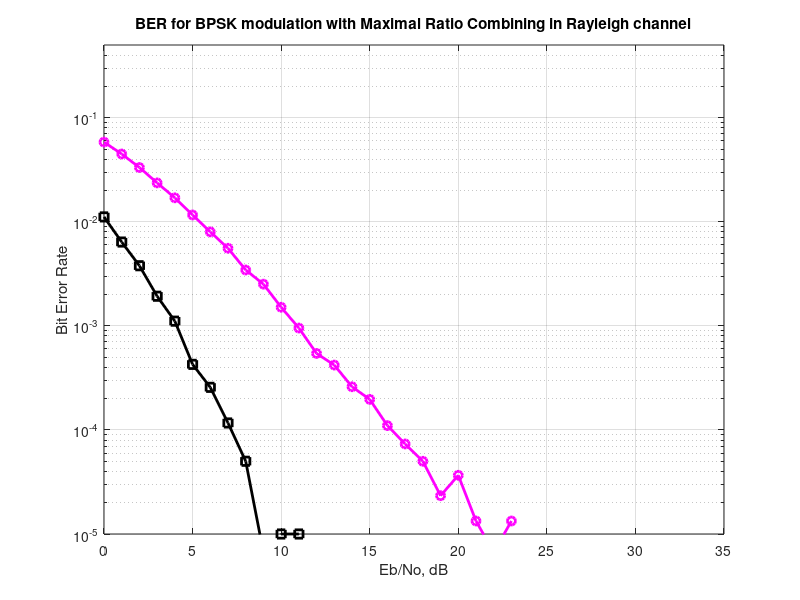

The MATLAB script that drew this image:
clear
N = 3* 10^5; % number of bits or symbols

% Transmitter
ip = rand(1,N)>0.5; % generating 0,1 with equal probability
s = 2*ip-1; % BPSK modulation 0 -> -1; 1 -> 0

nRx =  [2 4];
Eb_N0_dB = [0:35]; % multiple Eb/N0 values

for jj = 1:length(nRx)

    for ii = 1:length(Eb_N0_dB)

        n = 1/sqrt(2)*[randn(nRx(jj),N) + j*randn(nRx(jj),N)]; % white gaussian noise, 0dB variance
        h = 1/sqrt(2)*[randn(nRx(jj),N) + j*randn(nRx(jj),N)]; % Rayleigh channel

        % Channel and noise Noise addition
        sD = kron(ones(nRx(jj),1),s);
        y = h.*sD + 10^(-Eb_N0_dB(ii)/20)*n;

        % equalization maximal ratio combining 
        yHat =  sum(conj(h).*y,1)./sum(h.*conj(h),1); 

        % receiver - hard decision decoding
        ipHat = real(yHat)>0;

        % counting the errors
        nErr(jj,ii) = size(find([ip- ipHat]),2);

    end

end

simBer = nErr/N; % simulated ber
EbN0Lin = 10.^(Eb_N0_dB/10);
theoryBer_nRx1 = 0.5.*(1-1*(1+1./EbN0Lin).^(-0.5)); 
p = 1/2 - 1/2*(1+1./EbN0Lin).^(-1/2);
theoryBer_nRx2 = p.^2.*(1+2*(1-p)); 

close all
figure
% semilogy(Eb_N0_dB,theoryBer_nRx1,'bp-','LineWidth',2);

semilogy(Eb_N0_dB,simBer(1,:),'mo-','LineWidth',2);
hold on
% semilogy(Eb_N0_dB,theoryBer_nRx2,'rd-','LineWidth',2);
semilogy(Eb_N0_dB,simBer(2,:),'ks-','LineWidth',2);
axis([0 35 10^-5 0.5])
grid on
% legend('nRx=1 (sim)', 'nRx=2 (sim)');
xlabel('Eb/No, dB');
ylabel('Bit Error Rate');
title('BER for BPSK modulation with Maximal Ratio Combining in Rayleigh channel');